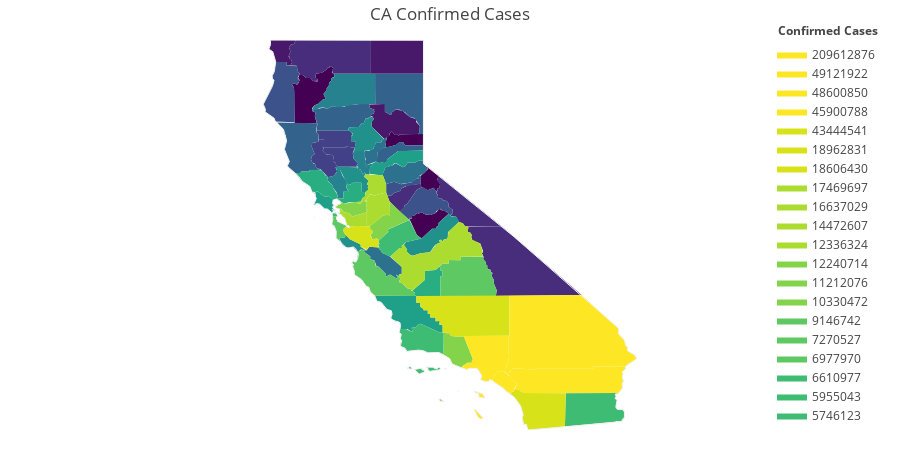

Here is the notebook cell this chart was saved with:
### Markdown cell above
## Mapping

structuring our dataframe in a way that's compatible with figure_factory. For instance, it takes in FIPS data in the form of state_code + county_code. So by renaming our indices to follow that form, we can simply pass the direct index values into the method

### Code cell
fig = ff.create_choropleth(fips=df_group.fips, 
                           scope=['California'],
                           values=df_group.cases, 
                           title='CA Confirmed Cases', 
                           legend_title='Confirmed Cases')
fig.layout.template = None
fig.show()
